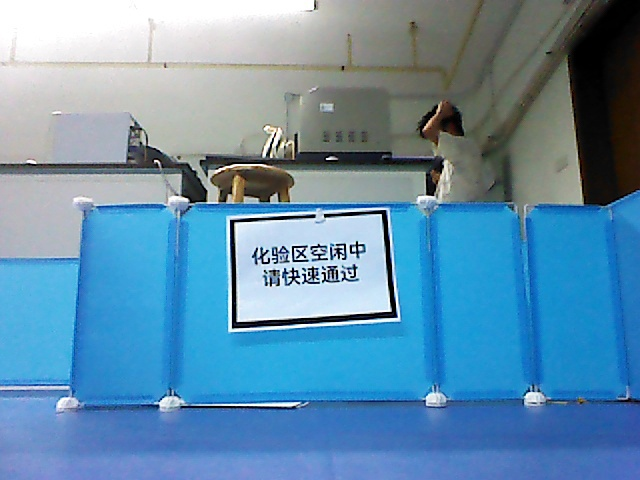
#> input picture src/dataset/free/0012.jpg, 640 x 480 px
$ python -i board2_detector.py   (imports and definitions only)
#> lines starting #> are read from the running program, lines starting #| are printed output that depends on the picture; after the words box and inside, x2 and y2 are one past the last pixel; in counts of white or black regions, pixels touching at a corner belong together
#> further down, picture is the input picture: shape (480, 640, 3); mean B, G, R 172.8, 143.1, 98.7
# -*- coding: utf-8 -*-
"""Board-two local template recognition, using frames supplied by the ROS node."""
import os
import atexit
import base64
import errno
import fcntl
import json
import select
import subprocess
import time
import cv2
import rospy
from pharmacy_iscc.config import COMMON, package_path, records_path

BOARD2_CFG = COMMON["board2"]
BOARD2_TEMPLATE_DIR = COMMON["paths"]["board2_template_dir"]
BOARD2_MATCH_THRESHOLD = BOARD2_CFG["match_threshold"]
BOARD2_SCORE_MARGIN = BOARD2_CFG["score_margin"]
BOARD2_ROI = BOARD2_CFG["roi"]
BOARD2_TEMPLATE_SCALES = BOARD2_CFG["template_scales"]


def preprocess_board2_img(img):
    """
    识别板二模板匹配预处理：
    1. 灰度化；
    2. 高斯滤波；
    3. Otsu 二值化。
    """
    if len(img.shape) == 3:
        gray = cv2.cvtColor(img, cv2.COLOR_BGR2GRAY)
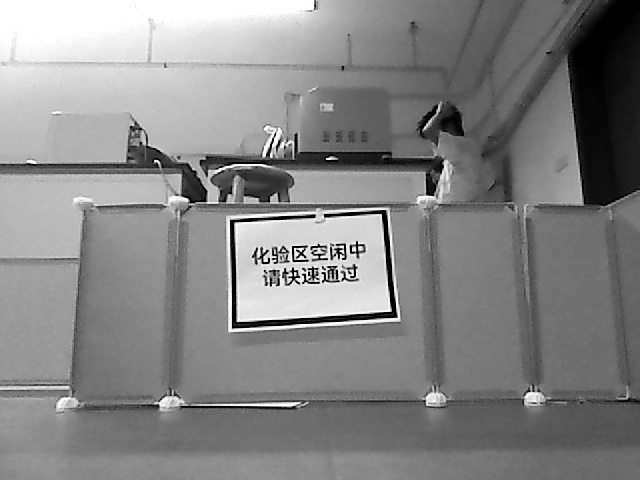
#> gray: shape (480, 640); min 0, max 255, mean 133.3
    else:
        gray = img.copy()

    gray = cv2.GaussianBlur(gray, (3, 3), 0)
    _, binary = cv2.threshold(gray, 0, 255, cv2.THRESH_BINARY + cv2.THRESH_OTSU)
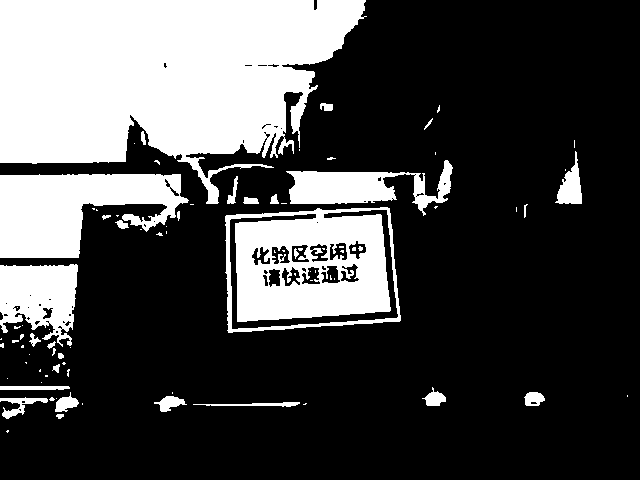
#> binary: shape (480, 640); 28.5% white; 88 white regions (59 under 20 px), largest, box (x1, y1, x2, y2) and area: (0, 0, 367, 204) 49953, (225, 207, 401, 333) 14790, (0, 174, 189, 258) 10277
    return binary


# [109 lines left out: functions load_board2_templates, crop_board2_roi, match_one_template, detect_board2_status, not called in this run]


_yolo_worker = None
_yolo_stderr = None


# [100 lines left out: functions close_board2_yolo, _read_worker_result, _write_worker_request, detect_board2_yolo, not called in this run]


# [1 line not run here, left out]

>>> import cv2
>>> picture = cv2.imread('../../dataset/free/0012.jpg')
>>> result = preprocess_board2_img(picture)

$ run again, on src/dataset/free/0035.jpg
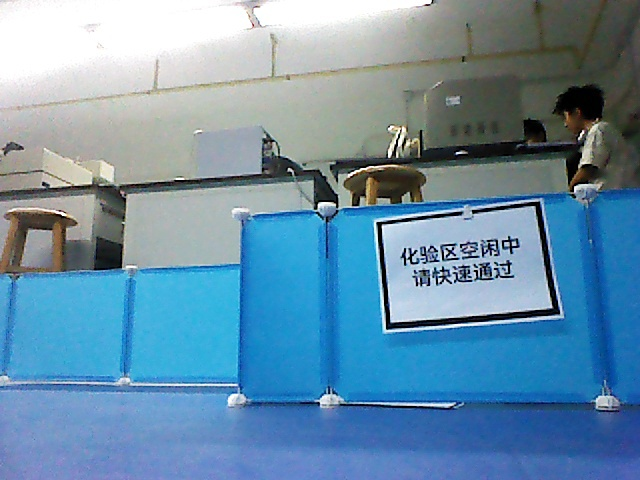
#> input picture src/dataset/free/0035.jpg, 640 x 480 px
#> picture is the input picture: shape (480, 640, 3); mean B, G, R 169.3, 144.3, 106.3
#> in preprocess_board2_img, `gray = cv2.cvtColor(img, cv2.COLOR_BGR2GRAY)`:
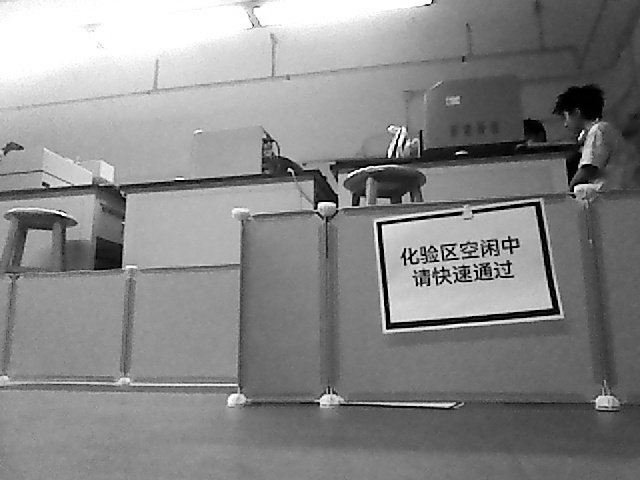
#> gray: shape (480, 640); min 0, max 255, mean 135.8
#> in preprocess_board2_img, `_, binary = cv2.threshold(gray, 0, 255, cv2.THRESH_BINARY + cv2.THRESH..`:
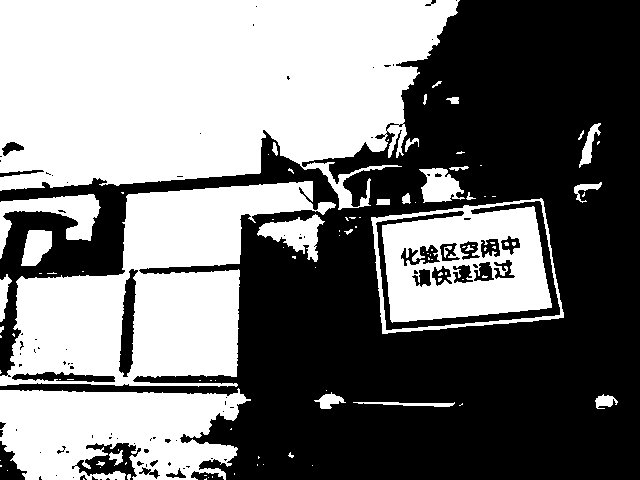
#> binary: shape (480, 640); 47.9% white; 101 white regions (71 under 20 px), largest, box (x1, y1, x2, y2) and area: (0, 0, 460, 210) 72507, (0, 181, 336, 387) 33605, (0, 388, 251, 480) 17120
